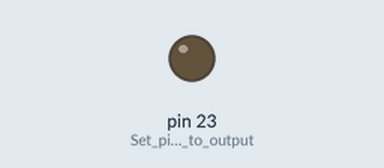
Simulated run of this sketch. Board: Arduino Mega 2560, built with avr-gcc and run on an emulated ATmega2560. On the bench: output pins drawn as LEDs (lit = HIGH).

Above: at 0.3 s.
Timing chart, 0 to 1.8 s (numbered marks = the images above):
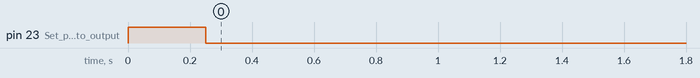

The sketch:

perm-prg-NoOLED.ino
```cpp
// Eltek Flatpack Permanent Voltage changer

// Change the PSU voltage:
// 1. Flatpack serial number converted to HEX
// 2. Change the serial number line to your HEX number
// 3. Upload code to Arduino
// 4. Disconnect Arduino from usb so it powers down
// 5. Power on the Flatpack
// 6. Connect CANBUS from the programmer board to the PSU
// 7. Power on programmer board

// Voltage settings:
// unsigned char setdefaultvolt[5] = {0x2B, 0x15, 0x00, 0x80, 0x16}
// Last 2 segements are the voltage: 0x80, 0x16
// 0x80, 0x10 = 40.96v returned is 43.8 measured is 44.0
// 0x80, 0x11 = 43.52v returned is 43.7 measured is 43.6
// 0x80, 0x12 = 46.08v returned is 46.2 measured is 46.1
// 0x80, 0x13 = 48.64v returned is 48.8 measured is 48.7
// 0x80, 0x14 = 51.20v returned is 51.3 measured is 51.2
// 0x80, 0x15 = 53.76v returned is 53.8 measured is 53.8
// 0x80, 0x16 = 56.32v returned is 56.4 measured is 56.4
// 0x80, 0x16 = 57.60v returned is 57.0 measured is 56.9
// 0x80, 0x17 = 58.88v returned is 57.7 measured is 57.6
// 0x80, 0x18 = 61.44v returned is 57.7 measured is 57.6

// 57.6v = 0x80, 0x16 (highest possible voltage)
// 53.5v = 0x14, 0xE6 (factory default voltage)
// 43.5v = 0x10, 0xFE (lowest possible voltage)

// After about 10 seconds or so the output voltage should change to the new default voltage.
// Now wait 30 seconds and disconnect the power to the rectifier.
// When you power up the PSU again the voltage will default to the new default voltage.
// The default voltage is determined by the last 2 bytes of the second command.
// Multiply your desired voltage with 100 (57.50 => 5750).
// Convert this number to HEX values (5700 => 0x1680). Switch the two bytes (0x1680 => 0x80 0x16) and you have your code for setting the voltage

// NOTE: Some Flatpacks needs to run this procedure several times to change the Voltage.
// Sometimes the Flatpack shows an yellow led, but no Voltage change. Just repeat the procedure until it changes the voltage.

//CHANGES: LED showing start/end proces

#include <mcp_can.h>
#include <mcp_can_dfs.h>
#include <SPI.h>

const int SPI_CS_PIN = 17;                                                          // Set CS pin to pin 17
MCP_CAN CAN(SPI_CS_PIN);                                                            // Set CS pin for CANBUS shield

void setup()                                                                        // Initialisation routine
{
  pinMode(23, OUTPUT);                                                              // Set pin 9 to output (backlight of the LCD)
  digitalWrite(23, HIGH);                                                           // LED on
  delay(250);


START_INIT:

    if(CAN_OK == CAN.begin(CAN_125KBPS))                                            // init can bus : baudrate = 125k !!
    {
    }
    else
    {
    delay(100);
    goto START_INIT;
    }
    unsigned char login[8] = {0x15, 0x12, 0x72, 0x00, 0x08, 0x46, 0x00, 0x00};     // Flatpack SN + 2 added bytes of 00 each)
    CAN.sendMsgBuf(0x05004804, 1, 8, login);                                       // Log in and assign ID=1 (last 04 means ID=1, for ID=2 use 05004808 )

    unsigned char setdefaultvolt[5] = {0x2B, 0x15, 0x00, 0x80, 0x16};              // Set the default output voltage (Last two bytes, LSB first)
    CAN.sendMsgBuf(0x05009C02, 1, 5, setdefaultvolt);                              // Send message to set default output voltage
    digitalWrite(23, LOW);                                                         // LED off

}

void loop()                                                                        // End main program (LOOP)
{                                                                                  // End
}
```
